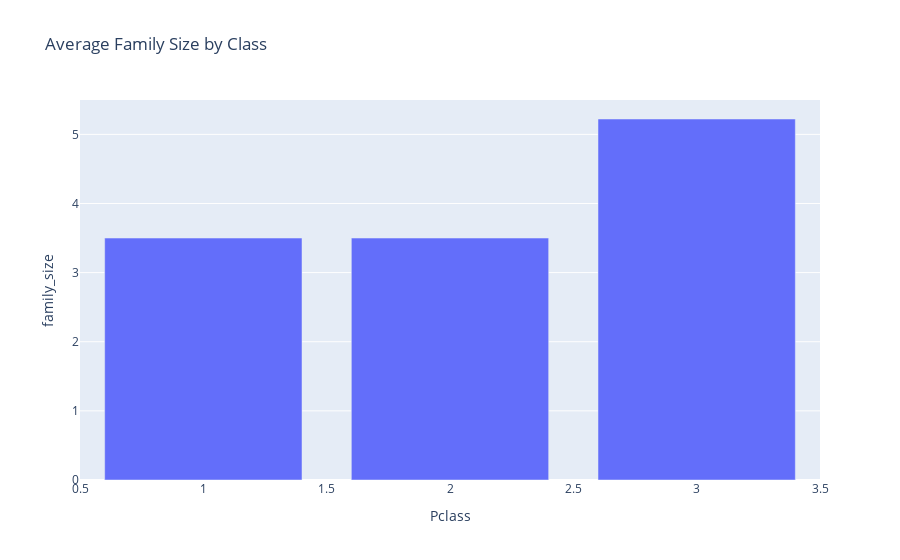

Notebook cell for this chart:
### Markdown cell above
Using the Titanic dataset, write a function named `family_groups()` to explore the relationship between family size, passenger class, and ticket fare.  

1. Create a new column in the Titanic dataset that represents the total family size for each passenger, `family_size`. Family size is defined as the number of siblings/spouses aboard plus the number of parents/children aboard, plus the passenger themselves.

2. Group the passengers by family size and passenger class. For each group, calculate:  
   - The total number of passengers, `n_passengers`
   - The average ticket fare, `avg_fare`
   - The minimum and maximum ticket fares (to capture variation in wealth), `min_fare` and `max_fare`

3. Return a table with these results, sorted so that the values are clear and easy to interpret (for example, by class and then family size).

4. Write a function called `last_names()` that extracts the last name of each passenger from the `Name` column, and returns the count for each last name (i.e., a pandas series with last name as index, and count as value). Does this result agree with that of the data table above? Share your findings in your app using `st.write`.

5. Just like you did in Exercise 1, come up with a clear question that your results makes you curious about. Write this question in your app.py file above the call to your visualization function. Then, create a Plotly visualization in a function named `visualize_families()` that directly addresses your question. As in Exercise 1 you are free to choose the chart type that you think best communicates the findings.

### Code cell
df = pd.read_csv('https://raw.githubusercontent.com/leontoddjohnson/datasets/main/data/titanic.csv')

def family_groups():
    df['family_size'] = df['Parch'] + df['SibSp'] + 1
    family_grouped = df.groupby(['Pclass', 'family_size']).agg(
        n_passengers = ('PassengerId', 'count'),
        avg_fare = ('Fare', 'mean'),
        min_fare = ('Fare', 'min'),
        max_fare = ('Fare', 'max'),
    ).reset_index()
    return family_grouped


def last_names():
    last_names = df['Name'].str.split(',', expand=True)[0].str.strip()
    return last_names.value_counts()

#No, the table above and last name table do not agree with one another.
#We can see from one of the first listings shows a family value of 9, 
#but we can't see that value displayed in the table, meaning there are some discrepencies.

def visualize_families():
    #Does the class have any impact on average family size
    mean_class_family_size = family_groups().groupby('Pclass')['family_size'].mean().reset_index()
    #For answering this question, we will be using "women" as adult and teen females. Children will be any gender child. 
    family_size_fig = px.bar(mean_class_family_size, 
                       x='Pclass', 
                       y='family_size',
                       title= 'Average Family Size by Class'
    )

    family_size_fig.show()

visualize_families()

### Figure 1 — Plotly figure (JSON) as saved in the notebook; plotly's stock layout.template omitted (floating-point values rounded to 4 significant figures)
{"data": [{"hovertemplate": "Pclass=%{x}<br>family_size=%{y}<extra></extra>", "legendgroup": "", "marker": {"color": "#636efa", "pattern": {"shape": ""}}, "name": "", "orientation": "v", "showlegend": false, "textposition": "auto", "type": "bar", "x": [1, 2, 3], "xaxis": "x", "y": [3.5, 3.5, 5.222], "yaxis": "y"}], "layout": {"barmode": "relative", "legend": {"tracegroupgap": 0}, "title": {"text": "Average Family Size by Class"}, "xaxis": {"anchor": "y", "domain": [0, 1], "title": {"text": "Pclass"}}, "yaxis": {"anchor": "x", "domain": [0, 1], "title": {"text": "family_size"}}}}
